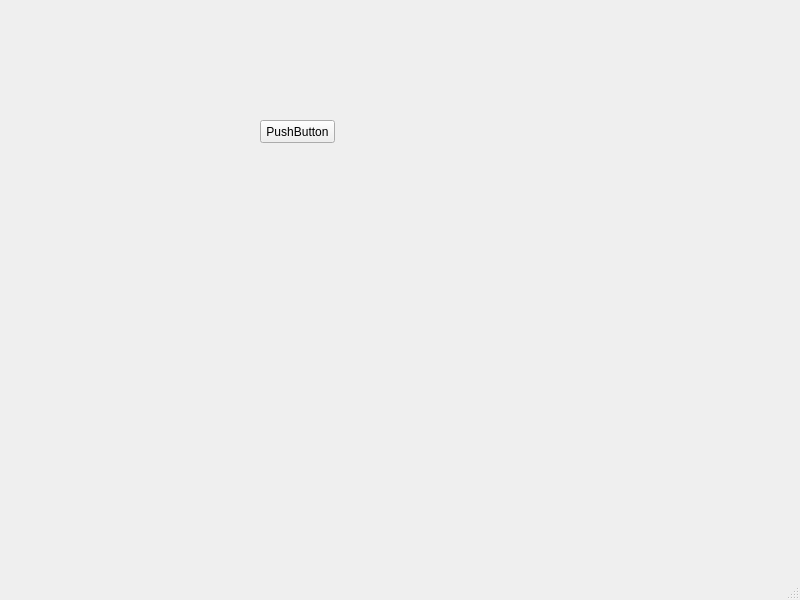
<?xml version="1.0" encoding="UTF-8"?>
<ui version="4.0">
 <class>MainWindow</class>
 <widget class="QMainWindow" name="MainWindow">
  <property name="geometry">
   <rect>
    <x>0</x>
    <y>0</y>
    <width>800</width>
    <height>600</height>
   </rect>
  </property>
  <property name="windowTitle">
   <string>MainWindow</string>
  </property>
  <widget class="QWidget" name="centralwidget">
   <widget class="QPushButton" name="pushButton">
    <property name="geometry">
     <rect>
      <x>260</x>
      <y>120</y>
      <width>75</width>
      <height>23</height>
     </rect>
    </property>
    <property name="text">
     <string>PushButton</string>
    </property>
   </widget>
  </widget>
  <widget class="QStatusBar" name="statusbar"/>
 </widget>
 <resources/>
 <connections/>
</ui>
